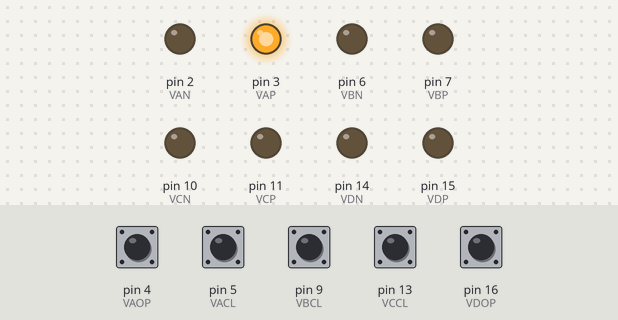
Recording of a sketch running on a simulated Arduino Uno, built with avr-gcc and run on an emulated ATmega328P. Parts: output pins drawn as LEDs (lit = HIGH). The test bench sets the inputs (shaded band); at power-on: pin 4 (VAOP), pin 5 (VACL), pin 9 (VBCL), pin 13 (VCCL), pin 16 (VDOP) HIGH. What the sketch prints to the serial monitor is not drawn.

Above: at 1.2 s.
1.3 s: pin 5 (VACL) pulled LOW for 0.15 s
At 1.9 s:
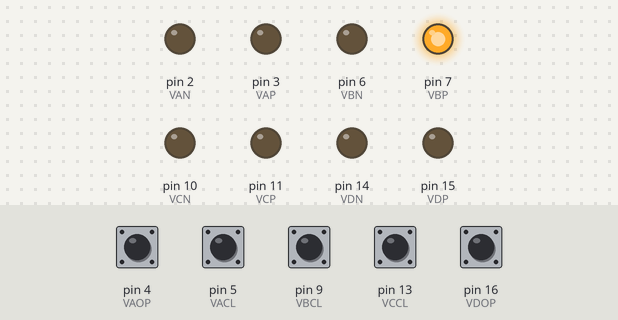
2.9 s: pin 9 (VBCL) pulled LOW for 0.15 s
At 4.1 s:
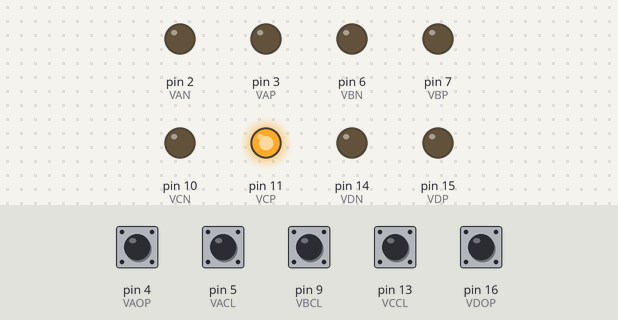
At 13.6 s:
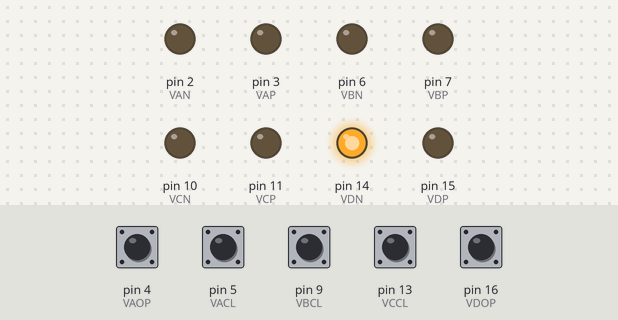
Timing chart, 0 to 25.5 s (numbered marks = the images above; inputs shaded):
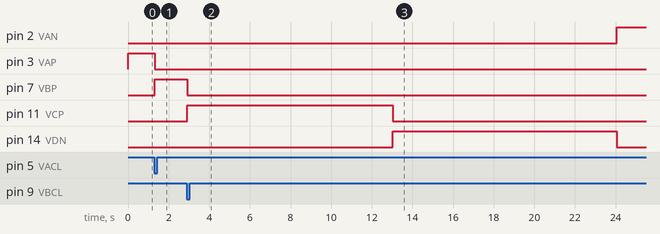

The sketch:

valve_bare_test.ino
```cpp
#include<avr/interrupt.h>
#include"valve.h"

boolean VA_timeout=false,VB_timeout=false,VC_timeout=false,VD_timeout=false,send_timeout=false;
boolean trip_stat=false;
boolean reset_flag=false;
boolean flag_VA=true,flag_VB=true,flag_VC=true,flag_VD=true;
volatile uint16_t isr_count=0;
uint16_t current_sec=0;

valve_status VA_stat=OPEN,VB_stat=OPEN,VC_stat=OPEN,VD_stat=CLOSE;
uint8_t pos_flag=0;
void setup()
{
  Serial.begin(9600);
  pinMode(VAP, OUTPUT);
  pinMode(VAN, OUTPUT);
  pinMode(VBP, OUTPUT);
  pinMode(VBN, OUTPUT);
  pinMode(VCP, OUTPUT);
  pinMode(VCN, OUTPUT);
  pinMode(VDP, OUTPUT);
  pinMode(VDN, OUTPUT);
  pinMode(VACL, INPUT_PULLUP);
  pinMode(VAOP, INPUT_PULLUP);
  pinMode(VBCL, INPUT_PULLUP);
  pinMode(VBOP, INPUT_PULLUP);
  pinMode(VCCL, INPUT_PULLUP);
  pinMode(VCOP, INPUT_PULLUP);
  pinMode(VDCL, INPUT_PULLUP);
  pinMode(VDOP, INPUT_PULLUP);
  noInterrupts();           // disable all interrupts
  TCCR1A = 0;
  TCCR1B = 0;
  TCNT1  = 0;
  OCR1A = 15625;            // 2 Seconds
  TCCR1B |= (1 << WGM12);   // CTC mode
  TCCR1B |= 0x05;
  TIMSK1 |= (1 << OCIE1A);  // enable timer compare interrupt
  interrupts();
}
void loop()
{
  ////////////////////////////VALVE A//////////////////////////
  if(pos_flag==0)
  {
    flag_VD=true;
    if((VA_stat==CLOSE)&&(flag_VA==true))
    {
    VAOPEN;
    current_sec=isr_count;
    do
    {
      if(VAOPENED==LOW)
      {VA_stat=OPEN;VASTALL;flag_VA=false;break;}
      if((current_sec+TIMEOUT)<isr_count)
      {VA_timeout=true;trip_stat=true;}
      Serial.println(isr_count);
      Serial.print("VA_Status=");
      Serial.println(VA_stat);
      }while((VA_stat!=OPEN)&&(VA_timeout!=true));
      Serial.print("VA_Status=");
      Serial.println(VA_stat);
      VASTALL;
    }
    if((VA_stat==OPEN)&&(flag_VA==true))
    {
    VACLOSE;
    current_sec=isr_count;
    do
    {
      if(VACLOSED==LOW)
      {VA_stat=CLOSE;VASTALL;flag_VA=false;break;}
      if((current_sec+TIMEOUT)<isr_count)
      {VA_timeout=true;trip_stat=true;}
      Serial.println(isr_count);
      Serial.print("VA_Status=");
      Serial.println(VA_stat);
      }while((VA_stat!=CLOSE)&&(VA_timeout!=true));
      Serial.print("VA_Status=");
      Serial.println(VA_stat);
      VASTALL;
    }
    pos_flag+=1;
  }
  /////////////////////////VALVE B////////////////////
    if((pos_flag==1)&&(flag_VB==true))
  {
    flag_VA=true;
    if(VB_stat==CLOSE)
    {
    VBOPEN;
    current_sec=isr_count;
    do
    {
      if(VBOPENED==LOW)
      {VB_stat=OPEN;VBSTALL;flag_VB=false;break;}
      if((current_sec+TIMEOUT)<isr_count)
      {VB_timeout=true;trip_stat=true;}
      Serial.println(isr_count);
      Serial.print("VB_Status=");
      Serial.println(VB_stat);
      }while((VB_stat!=OPEN)&&(VB_timeout!=true));
      Serial.print("VB_Status=");
      Serial.println(VB_stat);
      VBSTALL;
    }
    if((VB_stat==OPEN)&&(flag_VB==true))
    {
    VBCLOSE;
    current_sec=isr_count;
    do
    {
      if(VBCLOSED==LOW)
      {VB_stat=CLOSE;VBSTALL;flag_VB=false;break;}
      if((current_sec+TIMEOUT)<isr_count)
      {VB_timeout=true;trip_stat=true;}
      Serial.println(isr_count);
      Serial.print("VB_Status=");
      Serial.println(VB_stat);
      }while((VB_stat!=CLOSE)&&(VB_timeout!=true));
      Serial.print("VB_Status=");
      Serial.println(VB_stat);
      VBSTALL;
    }
    pos_flag+=1;
  }
//  /////////////////////////////////VALVE C//////////////////////////////////
    if(pos_flag==2)
  {
    flag_VB=true;
    if((VC_stat==CLOSE)&&(flag_VC==true))
    {
    VCOPEN;
    current_sec=isr_count;
    do
    {
      if(VCOPENED==LOW)
      {VC_stat=OPEN;VCSTALL;flag_VC=false;break;}
      if((current_sec+TIMEOUT)<isr_count)
      {VC_timeout=true;trip_stat=true;}
      Serial.println(isr_count);
      Serial.print("VC_Status=");
      Serial.println(VC_stat);
      }while((VC_stat!=OPEN)&&(VC_timeout!=true));
      Serial.print("VC_Status=");
      Serial.println(VC_stat);
      VCSTALL;
    }
    if((VC_stat==OPEN)&&(flag_VC==true))
    {
    VCCLOSE;
    current_sec=isr_count;
    do
    {
      if(VCCLOSED==LOW)
      {VC_stat=CLOSE;VCSTALL;flag_VC=false;break;}
      if((current_sec+TIMEOUT)<isr_count)
      {VC_timeout=true;trip_stat=true;}
      Serial.println(isr_count);
      Serial.print("VC_Status=");
      Serial.println(VC_stat);
      }while((VC_stat!=CLOSE)&&(VC_timeout!=true));
      Serial.print("VC_Status=");
      Serial.println(VC_stat);
      VCSTALL;
    }
    pos_flag+=1;
  }
  //  /////////////////////////////////VALVE D//////////////////////////////////
    if(pos_flag==3)
  {
    flag_VC=true;
    if((VD_stat==CLOSE)&&(flag_VD==true))
    {
    VDOPEN;
    current_sec=isr_count;
    do
    {
      if(VDOPENED==LOW)
      {VD_stat=OPEN;VDSTALL;flag_VD=false;break;}
      if((current_sec+TIMEOUT)<isr_count)
      {VD_timeout=true;trip_stat=true;}
      Serial.println(isr_count);
      Serial.print("VD_Status=");
      Serial.println(VD_stat);
      }while((VD_stat!=OPEN)&&(VD_timeout!=true));
      Serial.print("VD_Status=");
      Serial.println(VD_stat);
      VDSTALL;
    }
    if((VD_stat==OPEN)&&(flag_VD==true))
    {
    VDCLOSE;
    current_sec=isr_count;
    do
    {
      if(VDCLOSED==LOW)
      {VD_stat=CLOSE;VDSTALL;flag_VD=false;break;}
      if((current_sec+TIMEOUT)<isr_count)
      {VD_timeout=true;trip_stat=true;}
      Serial.println(isr_count);
      Serial.print("VD_Status=");
      Serial.println(VD_stat);
      }while((VD_stat!=CLOSE)&&(VD_timeout!=true));
      Serial.print("VD_Status=");
      Serial.println(VD_stat);
      VDSTALL;
    }
    pos_flag=0;

  }
}

ISR(TIMER1_COMPA_vect)          // timer compare interrupt service routine
{
isr_count++;
}
```

valve.h
```cpp
#ifndef VALVE_H
#define VALVE_H

#define t1 10
#define t2 30
#define t3 20
//Valve A MACROS
#define VAN 2
#define VAP 3
#define VAOP 4
#define VACL 5
#define VAOPEN  digitalWrite(VAP,LOW);digitalWrite(VAN,HIGH)
#define VACLOSE digitalWrite(VAP,HIGH);digitalWrite(VAN,LOW)
#define VASTALL digitalWrite(VAP,LOW);digitalWrite(VAN,LOW)
#define VAOPENED digitalRead(VAOP)
#define VACLOSED digitalRead(VACL)
//Valve B MACROS
#define VBN 6
#define VBP 7
#define VBOP 8
#define VBCL 9
#define VBSTALL digitalWrite(VBP,LOW);digitalWrite(VBN,LOW)
#define VBOPEN digitalWrite(VBP,LOW);digitalWrite(VBN,HIGH)
#define VBCLOSE digitalWrite(VBP,HIGH);digitalWrite(VBN,LOW)
#define VBOPENED digitalRead(VBOP)
#define VBCLOSED digitalRead(VBCL)
//Valve C MACROS
#define VCN 10
#define VCP 11
#define VCOP 12
#define VCCL 13
#define VCSTALL digitalWrite(VCP,LOW);digitalWrite(VCN,LOW)
#define VCOPEN digitalWrite(VCP,LOW);digitalWrite(VCN,HIGH)
#define VCCLOSE digitalWrite(VCP,HIGH);digitalWrite(VCN,LOW)
#define VCOPENED digitalRead(VCOP)
#define VCCLOSED digitalRead(VCCL)
//Valve D MACROS
#define VDN 14
#define VDP 15
#define VDOP 16
#define VDCL 17
#define VDSTALL digitalWrite(VDP,LOW);digitalWrite(VDN,LOW)
#define VDOPEN digitalWrite(VDP,LOW);digitalWrite(VDN,HIGH)
#define VDCLOSE digitalWrite(VDP,HIGH);digitalWrite(VDN,LOW)
#define VDOPENED digitalRead(VDOP)
#define VDCLOSED digitalRead(VDCL)
#define TIMEOUT 10
#define TRIPPIN 19
#define TripEnable digitalWrite(TRIPPIN,LOW)
#define RESETTIMER1 {TCCR1B&=~0x05;TCNT1=0x0000;isr_count=0;TCCR1B|=0x05;}


typedef enum {OPEN = 1, CLOSE = 0} valve_status;
typedef enum {SEND = 1, RETURN = 0} state;
typedef enum {AUTO = 1, MANUAL = 0} opmode;
#endif
```

Measured:
- after the input at 1.3 s, pin 3 (VAP): HIGH → LOW at once; pin 7 (VBP): LOW → HIGH at once
- after the input at 2.9 s, pin 2 (VAN): LOW → HIGH after 21.1 s; pin 7 (VBP): HIGH → LOW after 0.01 s instead of 9.1 s; pin 14 (VDN): LOW → HIGH after 10.1 s instead of 20.1 s
